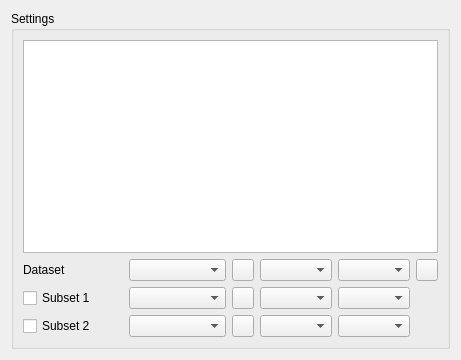
<?xml version="1.0" encoding="UTF-8"?>
<ui version="4.0">
 <class>SettingsWidget</class>
 <widget class="QWidget" name="SettingsWidget">
  <property name="geometry">
   <rect>
    <x>0</x>
    <y>0</y>
    <width>461</width>
    <height>360</height>
   </rect>
  </property>
  <property name="sizePolicy">
   <sizepolicy hsizetype="Minimum" vsizetype="Minimum">
    <horstretch>0</horstretch>
    <verstretch>0</verstretch>
   </sizepolicy>
  </property>
  <property name="windowTitle">
   <string>Form</string>
  </property>
  <layout class="QHBoxLayout" name="horizontalLayout">
   <item>
    <widget class="QGroupBox" name="settingsGroupBox">
     <property name="title">
      <string>Settings</string>
     </property>
     <layout class="QVBoxLayout" name="verticalLayout">
      <item>
       <widget class="QTableView" name="tableView">
        <property name="alternatingRowColors">
         <bool>true</bool>
        </property>
        <property name="selectionMode">
         <enum>QAbstractItemView::SingleSelection</enum>
        </property>
        <property name="selectionBehavior">
         <enum>QAbstractItemView::SelectRows</enum>
        </property>
       </widget>
      </item>
      <item>
       <layout class="QGridLayout" name="gridLayout">
        <property name="topMargin">
         <number>0</number>
        </property>
        <item row="1" column="0">
         <widget class="QCheckBox" name="channel2EnabledCheckBox">
          <property name="enabled">
           <bool>true</bool>
          </property>
          <property name="minimumSize">
           <size>
            <width>100</width>
            <height>0</height>
           </size>
          </property>
          <property name="text">
           <string>Subset 1</string>
          </property>
         </widget>
        </item>
        <item row="0" column="8">
         <widget class="QPushButton" name="globalRangeSettingsPushButton">
          <property name="sizePolicy">
           <sizepolicy hsizetype="Fixed" vsizetype="Fixed">
            <horstretch>0</horstretch>
            <verstretch>0</verstretch>
           </sizepolicy>
          </property>
          <property name="minimumSize">
           <size>
            <width>22</width>
            <height>22</height>
           </size>
          </property>
          <property name="maximumSize">
           <size>
            <width>22</width>
            <height>22</height>
           </size>
          </property>
          <property name="text">
           <string/>
          </property>
          <property name="checkable">
           <bool>true</bool>
          </property>
         </widget>
        </item>
        <item row="1" column="6">
         <widget class="QComboBox" name="channel2ProfileTypeComboBox"/>
        </item>
        <item row="2" column="7">
         <widget class="QComboBox" name="channel3BandTypeComboBox"/>
        </item>
        <item row="2" column="6">
         <widget class="QComboBox" name="channel3ProfileTypeComboBox"/>
        </item>
        <item row="0" column="7">
         <widget class="QComboBox" name="channel1BandTypeComboBox"/>
        </item>
        <item row="2" column="1">
         <widget class="QComboBox" name="channel3DatasetNameComboBox">
          <property name="enabled">
           <bool>true</bool>
          </property>
          <property name="sizePolicy">
           <sizepolicy hsizetype="Preferred" vsizetype="Fixed">
            <horstretch>1</horstretch>
            <verstretch>0</verstretch>
           </sizepolicy>
          </property>
         </widget>
        </item>
        <item row="1" column="4">
         <widget class="ColorPickerPushButton" name="channel2ColorPushButton">
          <property name="enabled">
           <bool>true</bool>
          </property>
          <property name="sizePolicy">
           <sizepolicy hsizetype="Fixed" vsizetype="Fixed">
            <horstretch>0</horstretch>
            <verstretch>0</verstretch>
           </sizepolicy>
          </property>
          <property name="minimumSize">
           <size>
            <width>22</width>
            <height>22</height>
           </size>
          </property>
          <property name="maximumSize">
           <size>
            <width>22</width>
            <height>22</height>
           </size>
          </property>
          <property name="text">
           <string/>
          </property>
         </widget>
        </item>
        <item row="1" column="1">
         <widget class="QComboBox" name="channel2DatasetNameComboBox">
          <property name="enabled">
           <bool>true</bool>
          </property>
          <property name="sizePolicy">
           <sizepolicy hsizetype="Preferred" vsizetype="Fixed">
            <horstretch>1</horstretch>
            <verstretch>0</verstretch>
           </sizepolicy>
          </property>
         </widget>
        </item>
        <item row="0" column="1">
         <widget class="QComboBox" name="channel1DatasetNameComboBox">
          <property name="enabled">
           <bool>true</bool>
          </property>
          <property name="sizePolicy">
           <sizepolicy hsizetype="MinimumExpanding" vsizetype="Fixed">
            <horstretch>0</horstretch>
            <verstretch>0</verstretch>
           </sizepolicy>
          </property>
          <property name="toolTip">
           <string>Current dataset name</string>
          </property>
         </widget>
        </item>
        <item row="0" column="4">
         <widget class="ColorPickerPushButton" name="channel1ColorPushButton">
          <property name="enabled">
           <bool>true</bool>
          </property>
          <property name="sizePolicy">
           <sizepolicy hsizetype="Fixed" vsizetype="Fixed">
            <horstretch>0</horstretch>
            <verstretch>0</verstretch>
           </sizepolicy>
          </property>
          <property name="minimumSize">
           <size>
            <width>22</width>
            <height>22</height>
           </size>
          </property>
          <property name="maximumSize">
           <size>
            <width>22</width>
            <height>22</height>
           </size>
          </property>
          <property name="baseSize">
           <size>
            <width>0</width>
            <height>0</height>
           </size>
          </property>
          <property name="text">
           <string/>
          </property>
         </widget>
        </item>
        <item row="1" column="7">
         <widget class="QComboBox" name="channel2BandTypeComboBox"/>
        </item>
        <item row="2" column="0">
         <widget class="QCheckBox" name="channel3EnabledCheckBox">
          <property name="enabled">
           <bool>true</bool>
          </property>
          <property name="minimumSize">
           <size>
            <width>100</width>
            <height>0</height>
           </size>
          </property>
          <property name="text">
           <string>Subset 2</string>
          </property>
         </widget>
        </item>
        <item row="0" column="6">
         <widget class="QComboBox" name="channel1ProfileTypeComboBox"/>
        </item>
        <item row="0" column="0">
         <widget class="QLabel" name="channel1Label">
          <property name="enabled">
           <bool>true</bool>
          </property>
          <property name="minimumSize">
           <size>
            <width>100</width>
            <height>0</height>
           </size>
          </property>
          <property name="text">
           <string>Dataset</string>
          </property>
         </widget>
        </item>
        <item row="2" column="4">
         <widget class="ColorPickerPushButton" name="channel3ColorPushButton">
          <property name="enabled">
           <bool>true</bool>
          </property>
          <property name="sizePolicy">
           <sizepolicy hsizetype="Fixed" vsizetype="Fixed">
            <horstretch>0</horstretch>
            <verstretch>0</verstretch>
           </sizepolicy>
          </property>
          <property name="minimumSize">
           <size>
            <width>22</width>
            <height>22</height>
           </size>
          </property>
          <property name="maximumSize">
           <size>
            <width>22</width>
            <height>22</height>
           </size>
          </property>
          <property name="text">
           <string/>
          </property>
         </widget>
        </item>
       </layout>
      </item>
     </layout>
    </widget>
   </item>
  </layout>
 </widget>
 <customwidgets>
  <customwidget>
   <class>ColorPickerPushButton</class>
   <extends>QPushButton</extends>
   <header>widgets/ColorPickerPushButton.h</header>
  </customwidget>
 </customwidgets>
 <resources/>
 <connections/>
</ui>
